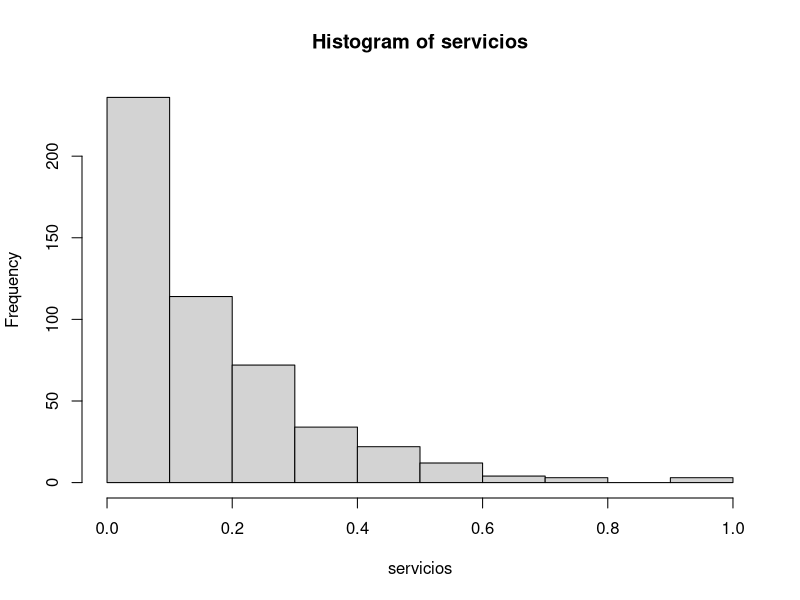
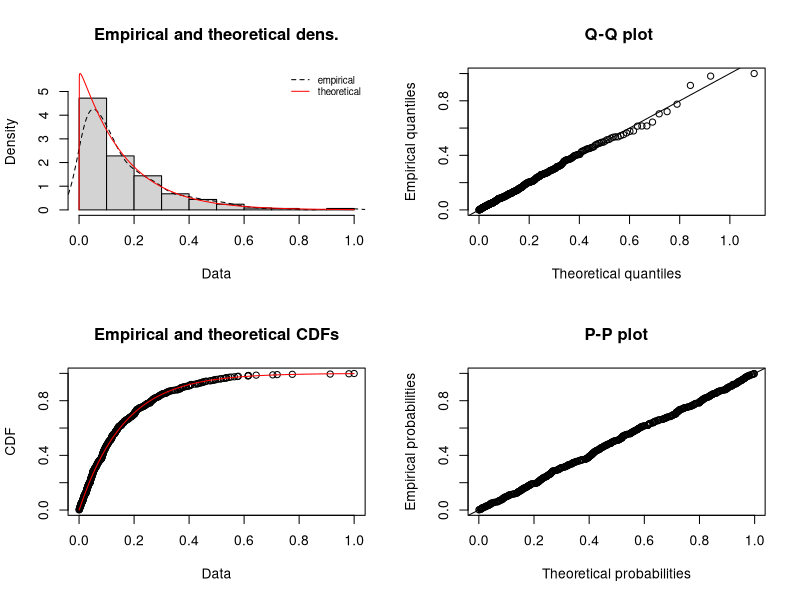
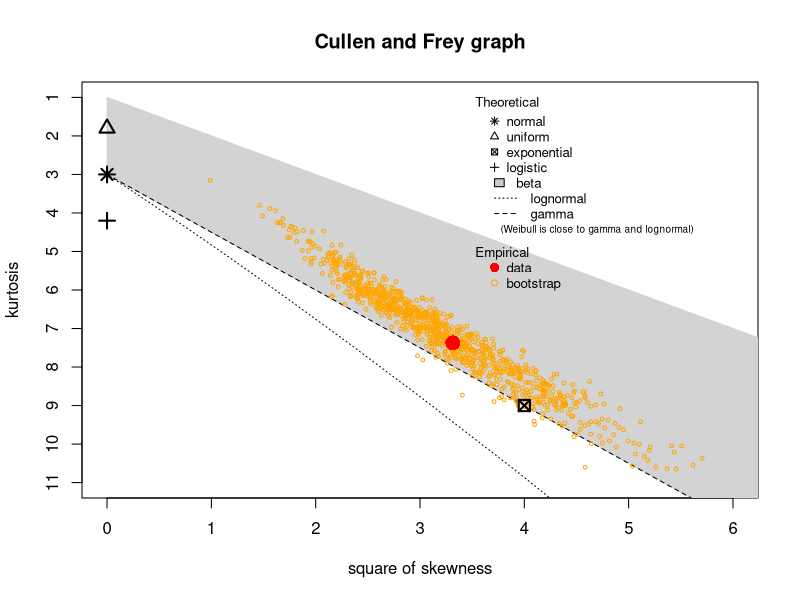

Source code (R) for these figures, in order:
# Import de la libreria
library(fitdistrplus)
# Lectura de los CSV
tiempos_servicio <- read.csv("tiempo_servicio.csv")
servicios_mean <- mean(tiempos_servicio$y)
# Normalizacion de los datos entre [0, 1]
servicios = tiempos_servicio$y / max(tiempos_servicio$y)
# Graficación de los histogramas
hist(servicios, plot=TRUE)
# Obtencion de los parametros para "gamma"
ans_servicios <- fitdist(servicios, distr = "gamma", method = "mle")
plot(ans_servicios, demp = TRUE)
descdist(servicios, boot = 1000)
# Mean de servicios
print(servicios_mean)
# C
print(sqrt(var(tiempos_servicio$y))/servicios_mean)
# shape o factor forma
print(1/ans_servicios$estimate["shape"])
# rate es beta y el software JMT requiere Tita que es igual a 1/beta
tita <- 1/(ans_servicios$estimate["rate"])
print(tita)
